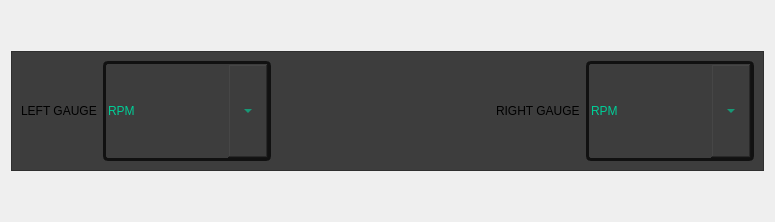
            <widget class="QWidget" name="page_GUI">
             <layout class="QVBoxLayout" name="verticalLayout_7">
              <item>
               <spacer name="vSpacer_page_GUI">
                <property name="orientation">
                 <enum>Qt::Vertical</enum>
                </property>
                <property name="sizeHint" stdset="0">
                 <size>
                  <width>20</width>
                  <height>40</height>
                 </size>
                </property>
               </spacer>
              </item>
              <item>
               <layout class="QVBoxLayout" name="vLayout_pague_GUI">
                <item>
                 <widget class="QFrame" name="frame_page_GUI">
                  <property name="styleSheet">
                   <string notr="true">background-color: rgb(61,61,61);</string>
                  </property>
                  <property name="frameShape">
                   <enum>QFrame::StyledPanel</enum>
                  </property>
                  <property name="frameShadow">
                   <enum>QFrame::Raised</enum>
                  </property>
                  <layout class="QHBoxLayout" name="horizontalLayout_6">
                   <item>
                    <widget class="QLabel" name="left_gauge_label">
                     <property name="text">
                      <string>LEFT GAUGE</string>
                     </property>
                    </widget>
                   </item>
                   <item alignment="Qt::AlignTop">
                    <widget class="QComboBox" name="left_gauge_options">
                     <property name="minimumSize">
                      <size>
                       <width>168</width>
                       <height>100</height>
                      </size>
                     </property>
                     <property name="maximumSize">
                      <size>
                       <width>180</width>
                       <height>40</height>
                      </size>
                     </property>
                     <property name="styleSheet">
                      <string notr="true">QComboBox{
	border:3px solid #111111;
	border-radius: 5px; 
	min-width:6em;
	color:rgb(0, 206, 151);
	font:87 13pt &quot;Bahnschrift SemiBold SemiConden&quot;;
}

QComboBox::drop-down{
	subcontrol-origin:padding;
	subcontrol-position: top right; 
	width: 40px; 
	border -left -width:3px;
	border -left -color:111111;
	border -left -style:solid;
	border -top -right -radius:4px;
	border -bottom -right -radius:4px;
}

QComboBox QAbstractItemView{
	background: #2c2c2c;
	selection-background-color: #ff0037;
	color: #111111;
}</string>
                     </property>
                     <item>
                      <property name="text">
                       <string>RPM</string>
                      </property>
                     </item>
                     <item>
                      <property name="text">
                       <string>Speed</string>
                      </property>
                     </item>
                     <item>
                      <property name="text">
                       <string>Acceleration</string>
                      </property>
                     </item>
                    </widget>
                   </item>
                   <item>
                    <spacer name="hSpacer_page_GUI">
                     <property name="orientation">
                      <enum>Qt::Horizontal</enum>
                     </property>
                     <property name="sizeHint" stdset="0">
                      <size>
                       <width>219</width>
                       <height>20</height>
                      </size>
                     </property>
                    </spacer>
                   </item>
                   <item>
                    <widget class="QLabel" name="right_gauge_label">
                     <property name="text">
                      <string>RIGHT GAUGE</string>
                     </property>
                    </widget>
                   </item>
                   <item alignment="Qt::AlignTop">
                    <widget class="QComboBox" name="right_gauge_options">
                     <property name="minimumSize">
                      <size>
                       <width>168</width>
                       <height>100</height>
                      </size>
                     </property>
                     <property name="maximumSize">
                      <size>
                       <width>180</width>
                       <height>40</height>
                      </size>
                     </property>
                     <property name="styleSheet">
                      <string notr="true">QComboBox{
	border:3px solid #111111;
	border-radius: 5px; 
	min-width:6em;
	color:rgb(0, 206, 151);
	font:87 13pt &quot;Bahnschrift SemiBold SemiConden&quot;;
}

QComboBox::drop-down{
	subcontrol-origin:padding;
	subcontrol-position: top right; 
	width: 40px; 
	border -left -width:3px;
	border -left -color:111111;
	border -left -style:solid;
	border -top -right -radius:4px;
	border -bottom -right -radius:4px;
}

QComboBox QAbstractItemView{
	background: #2c2c2c;
	selection-background-color: #ff0037;
	color: #111111;
}</string>
                     </property>
                     <item>
                      <property name="text">
                       <string>RPM</string>
                      </property>
                     </item>
                     <item>
                      <property name="text">
                       <string>Speed</string>
                      </property>
                     </item>
                     <item>
                      <property name="text">
                       <string>Acceleration</string>
                      </property>
                     </item>
                    </widget>
                   </item>
                  </layout>
                 </widget>
                </item>
               </layout>
              </item>
              <item>
               <spacer name="vSpacer_page_GUI_2">
                <property name="orientation">
                 <enum>Qt::Vertical</enum>
                </property>
                <property name="sizeHint" stdset="0">
                 <size>
                  <width>20</width>
                  <height>40</height>
                 </size>
                </property>
               </spacer>
              </item>
             </layout>
            </widget>
